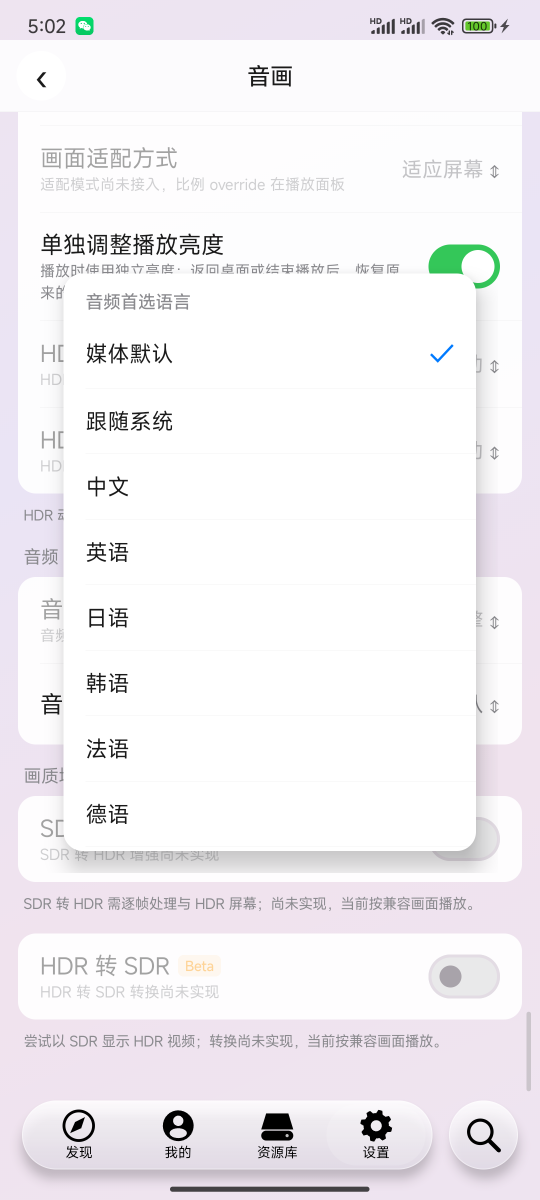
#> input picture artifacts/p263-av-settings/04-alang-picker.png, 1080 x 2400 px (shown at 1/2 size)
$ python compare_frames.py ../artifacts/p263-av-settings/04-alang-picker.png ../artifacts/p263-av-settings/01-root.png ../artifacts/p263-av-settings/01-root.png
#> lines starting #> are read from the running program, lines starting #| are printed output that depends on the picture
#!/usr/bin/env python3
"""像素级比对：把参照帧与真机截图归一到同一 dp 尺度，逐元素核对。

用法:
  python tools/compare_frames.py <ref.png> <ours.png> <out_prefix>
        [--ref-ppd 3.0] [--ours-ppd 2.75] [--thresh 9]

产出:
  <out_prefix>_side.png    同尺度并排（左=参照，右=实现）
  <out_prefix>_diff.png    逐像素差异热图
  stdout: 两张图的元素带表（dp）+ 行剖面（每 8dp 的均值色与亮度差）
"""
import sys
import numpy as np
from PIL import Image

DP_W = 390.0          # 参照系宽度（dp）
PX = 3                # 归一化后每 dp 像素数
H_DP = 844.0          # 参照系高度（dp）


def norm(path, ppd):
    """缩放到 3px/dp，**保持 dp 几何**（不强行统一高度——设备高度与参照不同）。"""
#> called with ppd = 3
    im = Image.open(path).convert("RGB")
    k = PX / ppd
    return im.resize((int(round(im.width * k)), int(round(im.height * k))), Image.LANCZOS)


def bands(img, thresh=9.0, min_rows=2):
    a = np.asarray(img).astype(np.float32)
    h = a.shape[0]
    std = a.reshape(h, -1).std(axis=1)
    mask = std > thresh
    out, y = [], 0
    while y < h:
        if mask[y]:
            s = y
            while y < h and mask[y]:
                y += 1
            if y - s >= min_rows:
                out.append((s, y))
        else:
            y += 1
    return out


def band_table(name, img, thresh):
    print(f"\n=== {name} 元素带（dp）===")
    print(f"{'top':>8} {'bot':>8} {'h':>7}")
    bs = bands(img, thresh)
    for s, e in bs:
        print(f"{s/PX:8.1f} {e/PX:8.1f} {(e-s)/PX:7.1f}")
    return bs


def main():
    ref_p, ours_p, out = sys.argv[1], sys.argv[2], sys.argv[3]
    ref_ppd = float(sys.argv[sys.argv.index("--ref-ppd") + 1]) if "--ref-ppd" in sys.argv else 3.0
    our_ppd = float(sys.argv[sys.argv.index("--ours-ppd") + 1]) if "--ours-ppd" in sys.argv else 2.75
    thresh = float(sys.argv[sys.argv.index("--thresh") + 1]) if "--thresh" in sys.argv else 9.0

    ref = norm(ref_p, ref_ppd)
    ours = norm(ours_p, our_ppd)
#> call 2 of norm, with ppd = 2.75
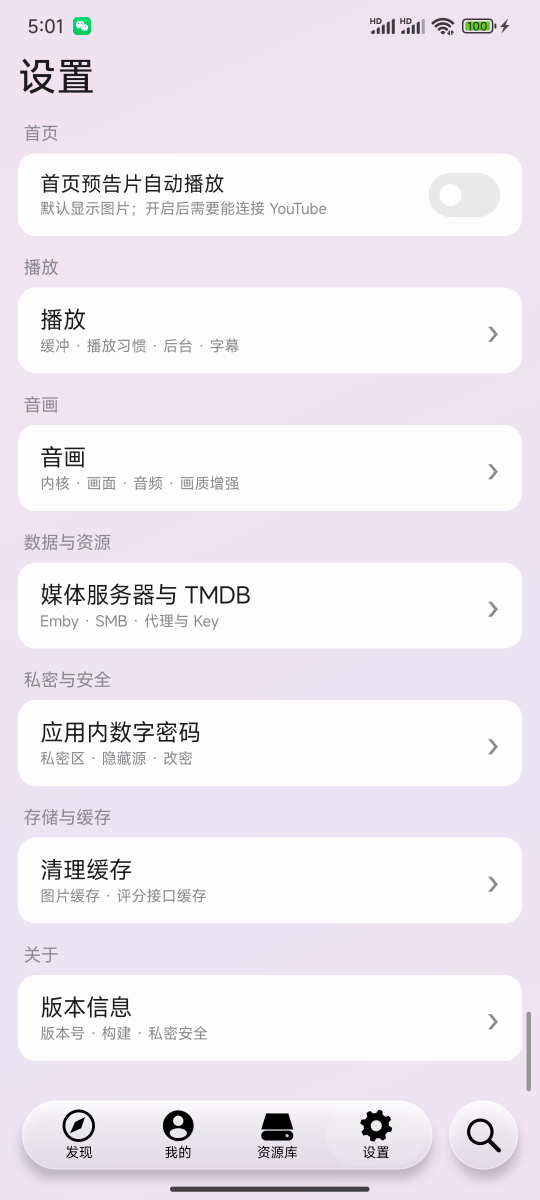
#> input picture artifacts/p263-av-settings/01-root.png, 1080 x 2400 px (shown at 1/2 size)

    W = min(ref.width, ours.width)
#> W = 1080
    H = min(ref.height, ours.height)
#> H = 2400
    print(f"# 归一后 参照 {ref.size} / 实现 {ours.size} / 公共比对区 {W}x{H} (= {W/PX:.1f}x{H/PX:.1f}dp)")
#| # 归一后 参照 (1080, 2400) / 实现 (1178, 2618) / 公共比对区 1080x2400 (= 360.0x800.0dp)
    ref_c = ref.crop((0, 0, W, H))
    ours_c = ours.crop((0, 0, W, H))
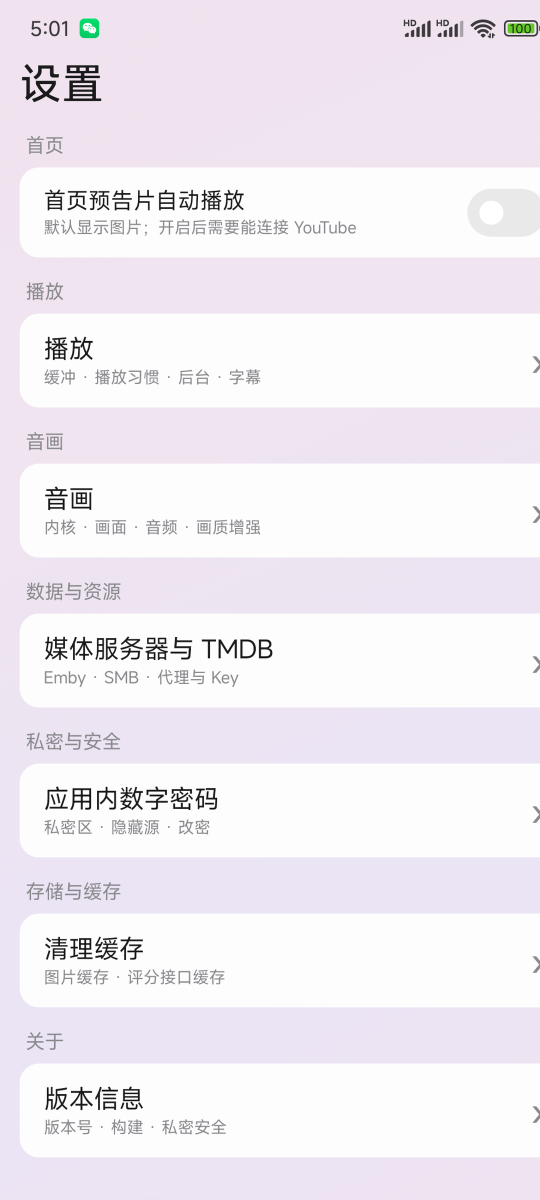
#> ours_c: PIL image 1080x2400 RGB (shown at 1/2 size); mean R, G, B 241.3, 236.4, 243.2
    side = Image.new("RGB", (W * 2 + 24, H), (255, 255, 255))
#> side: PIL image 2184x2400 RGB; every value is 255
    side.paste(ref_c, (0, 0))
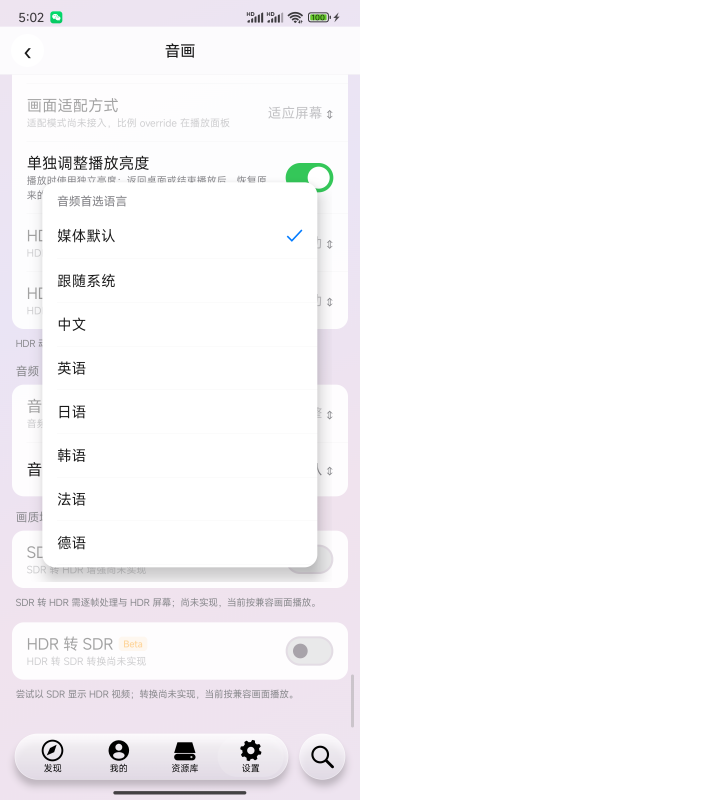
#> side: PIL image 2184x2400 RGB (shown at 1/3 size); mean R, G, B 248.8, 247.5, 249.2
    side.paste(ours_c, (W + 24, 0))
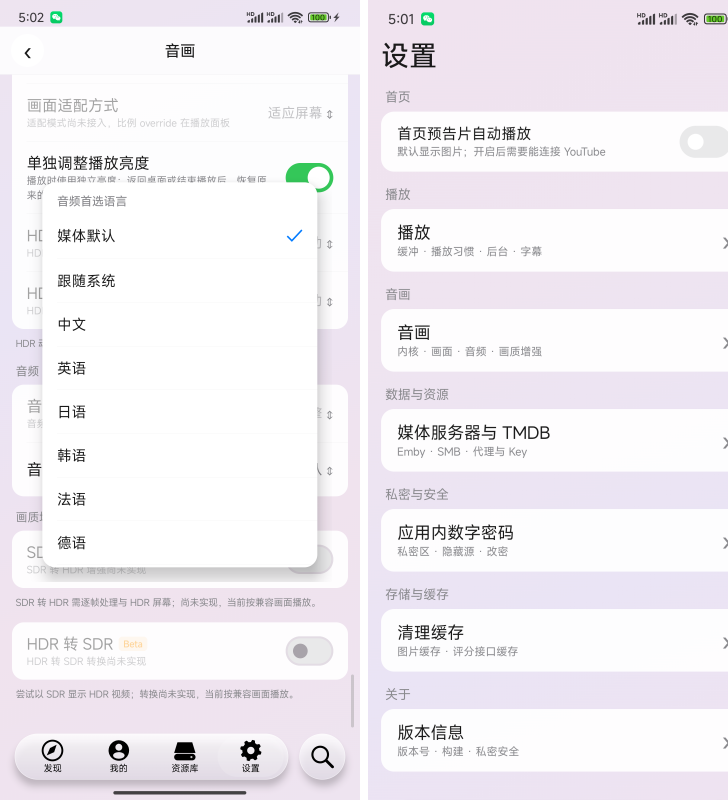
#> side: PIL image 2184x2400 RGB (shown at 1/3 size); mean R, G, B 242, 238.3, 243.4
    side.save(f"{out}_side.png")

    a = np.asarray(ref_c).astype(np.int16)
    b = np.asarray(ours_c).astype(np.int16)
    d = np.abs(a - b).max(axis=2).astype(np.uint8)
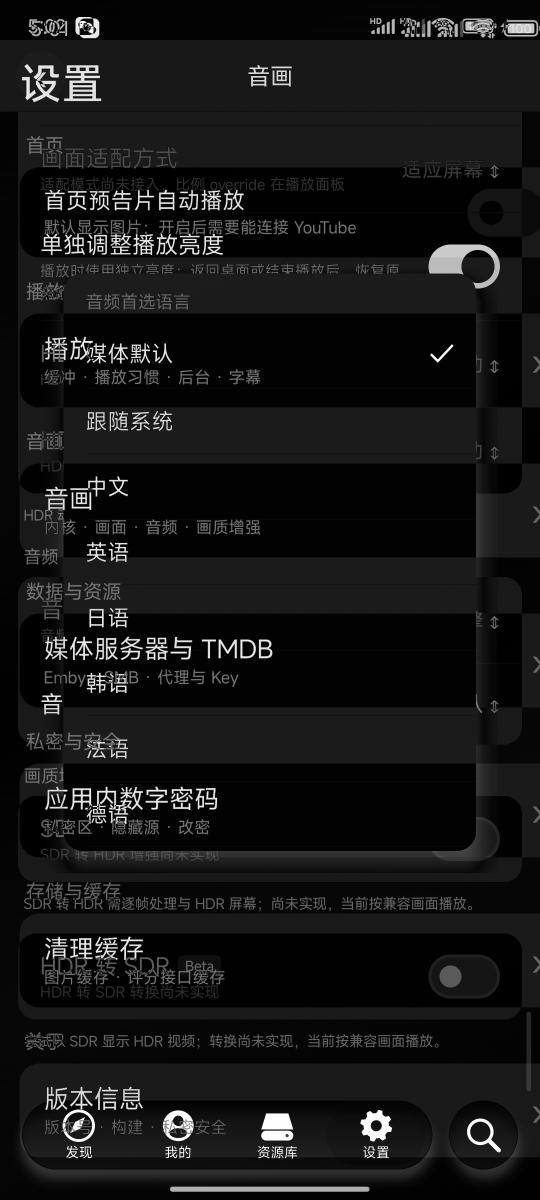
#> d: shape (2400, 1080) (shown at 1/2 size); min 0, max 255, mean 21.9
    heat = np.zeros((H, W, 3), np.uint8)
    heat[..., 0] = np.clip(d * 3, 0, 255)
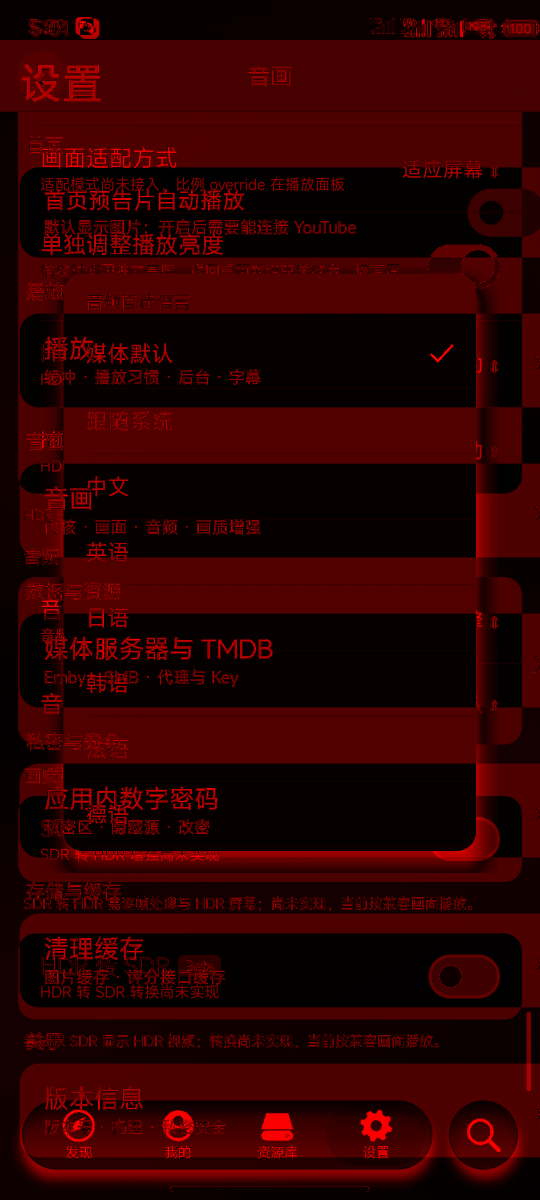
#> heat: shape (2400, 1080, 3) (shown at 1/2 size); mean of channels 0, 1, 2 46.3, 0, 0; drawn as R, G, B
    heat[..., 1] = np.clip(255 - d * 2, 0, 255)
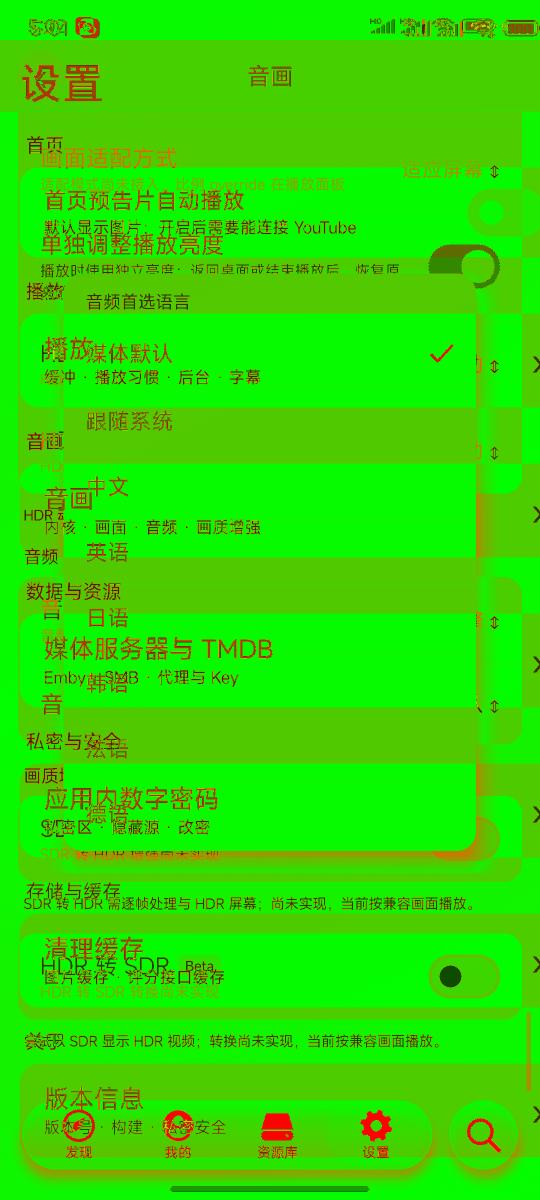
#> heat: shape (2400, 1080, 3) (shown at 1/2 size); mean of channels 0, 1, 2 46.3, 218.8, 0; drawn as R, G, B
    Image.fromarray(heat).save(f"{out}_diff.png")

    band_table("参照", ref_c, thresh)
#> in bands, `std = a.reshape(h, -1).std(axis=1)`: std = 2400 values, max 91.46 at index 2255, min 0.816 at index 80, mean 19.75
#> after the loop in bands, `while y < h:`: out = 26 pairs, first value 34 to 2373, second value 70 to 2384; y = 2400
#> in band_table, `bs = bands(img, thresh)`: bs has the same summary as out in bands
#> the loop in band_table, `for s, e in bs:` made 26 passes
#> (s, e) on passes 1 to 12: (34, 70), (131, 174), (295, 382), (467, 620), (687, 745), (748, 750), (757, 759), (822, 907), (908, 918), (930, 932), (953, 1154), (1201, 1214)
#|     11.3     23.3    12.0
#|     43.7     58.0    14.3
#|     98.3    127.3    29.0
#|    155.7    206.7    51.0
#|    229.0    248.3    19.3
#|    249.3    250.0     0.7
#|    252.3    253.0     0.7
#|    274.0    302.3    28.3
#> (further printed lines are left out)
    band_table("实现", ours_c, thresh)
#> the loop in band_table (call 2), `for s, e in bs:` made 24 passes
#> (s, e) on passes 1 to 12: (37, 77), (129, 204), (273, 307), (379, 421), (439, 469), (565, 600), (674, 724), (735, 769), (867, 872), (873, 900), (974, 1024), (1034, 1069)
#|     12.3     25.7    13.3
#|     43.0     68.0    25.0
#|     91.0    102.3    11.3
#|    126.3    140.3    14.0
#|    146.3    156.3    10.0
#|    188.3    200.0    11.7
#|    224.7    241.3    16.7
#|    245.0    256.3    11.3
#> (further printed lines are left out)

    print("\n=== 行剖面（每 8dp）===")
    print(f"{'y_dp':>7} {'ref_rgb':>16} {'ours_rgb':>16} {'dLum':>7}")
    for y in range(0, H, 8 * PX):
        ra = np.asarray(ref_c)[y:y + PX].reshape(-1, 3).mean(axis=0)
        rb = np.asarray(ours_c)[y:y + PX].reshape(-1, 3).mean(axis=0)
        la = 0.2126 * ra[0] + 0.7152 * ra[1] + 0.0722 * ra[2]
        lb = 0.2126 * rb[0] + 0.7152 * rb[1] + 0.0722 * rb[2]
        print(f"{y/PX:7.1f} ({ra[0]:5.0f},{ra[1]:4.0f},{ra[2]:4.0f}) "
              f"({rb[0]:5.0f},{rb[1]:4.0f},{rb[2]:4.0f}) {lb-la:+7.1f}")
#> this loop made 100 passes
#> (y, ra, rb, la, lb) on passes 2 to 11: (24, [236.7, 227.9, 241.2], [239.6, 227.1, 239.2], 230.7, 230.6), (48, [211.4, 210.9, 214.8], [208.7, 206.6, 208.5], 211.3, 207.2), (72, [236.5, 227.9, 241.5], [220.3, 215, 222.9], 230.7, 216.7), (96, [252, 251, 253], [239.5, 227.1, 239.1], 251.4, 230.6), (120, [252.2, 251.3, 253.1], [239.5, 227.2, 239.2], 251.6, 230.7), (144, [240.2, 239.4, 241.1], [225.2, 213.7, 225], 239.7, 217), (168, [238, 237.1, 238.8], [230.4, 218.7, 230.2], 237.4, 222), (192, [252.1, 251.2, 253.1], [227.7, 216.2, 227.5], 251.5, 219.4), (216, [252, 251, 253], [239.4, 227.3, 239.3], 251.4, 230.7), (240, [252.5, 251.3, 253.2], [239.3, 227.2, 239.3], 251.7, 230.7)
#> (ra, rb, la, lb) on pass 1: ([236.8, 227.9, 241.1], [239.6, 227, 239.1], 230.8, 230.6)
#|     0.0 (  237, 228, 241) (  240, 227, 239)    -0.2
#|     8.0 (  237, 228, 241) (  240, 227, 239)    -0.1
#|    16.0 (  211, 211, 215) (  209, 207, 208)    -4.1
#|    24.0 (  237, 228, 241) (  220, 215, 223)   -14.0
#|    32.0 (  252, 251, 253) (  239, 227, 239)   -20.8
#|    40.0 (  252, 251, 253) (  239, 227, 239)   -20.9
#|    48.0 (  240, 239, 241) (  225, 214, 225)   -22.7
#|    56.0 (  238, 237, 239) (  230, 219, 230)   -15.4
#> (further printed lines are left out)


if __name__ == "__main__":
    main()
